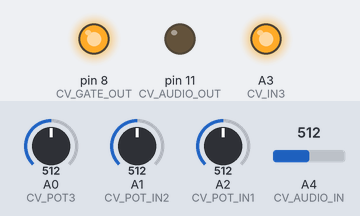
Recording of a sketch running on a simulated Arduino Uno, built with avr-gcc and run on an emulated ATmega328P. Shown: output pins drawn as LEDs (lit = HIGH). The inputs (shaded band) are chosen by the test bench; at power-on: A0 (CV_POT3) = 512, A2 (CV_POT_IN1) = 512, A1 (CV_POT_IN2) = 512, A4 (CV_AUDIO_IN) = 512. Random numbers use the default seed unless the sketch sets one.

Above: at 1.2 s.
1.3 s: A0 (CV_POT3) set to 264
2.8 s: A0 (CV_POT3) set to 242
At 3.4 s:
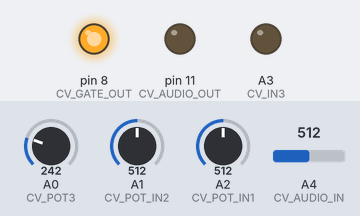
4.3 s: A2 (CV_POT_IN1) set to 739
5.8 s: A2 (CV_POT_IN1) set to 769
At 6.9 s:
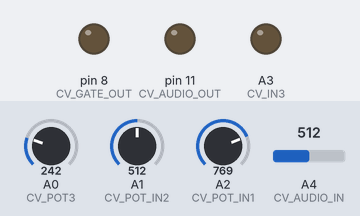
7.3 s: A1 (CV_POT_IN2) set to 330
8.8 s: A1 (CV_POT_IN2) set to 311
At 9.2 s:
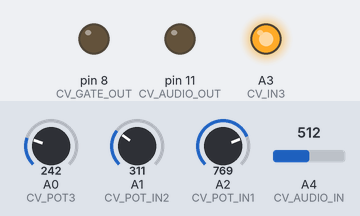
Timing chart, 0 to 11.3 s (numbered marks = the images above; inputs shaded):
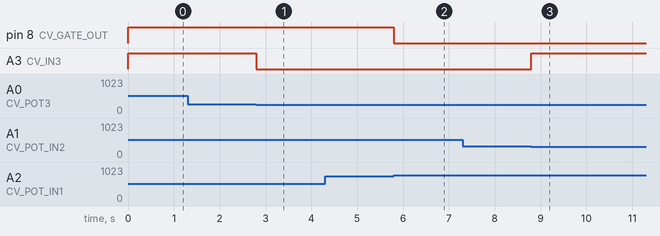

The sketch:

theory.ino
```cpp
// (licence header left out)
/// THEORY
///
/// Theory is meant to run on the AE Modular GRAINS, but it could be adapted
/// to any Arduino.  Theory was written by Sean Luke [sean@cs.gmu.edu]
///
/// SET GRAINS TO GRAINS MODE.  (If you want MOZZI mode, change CV_AUDIO_OUT to 9)
///
/// Theory is allows you to output digital outputs based on the mathematical expressions
/// of various real-valued inputs.  The basic configuration has three binary outputs
/// called A, B, and C, which are computed based on real-valued inputs called
/// W, X, Y, and Z.  The four inputs range from 0.0 at 0V to 1.0 at 5V.  You code
/// the expressions below.  You can make any expression you like, and use any
/// floating-point operation avaiable to the Arduino.  Note that some operations,
/// like sin and pow, are SLOW.  We might speed it up a bit with a provided function
/// like here:  https://forum.arduino.cc/t/a-faster-sin-lookup-function/69173/6
///
/// FIVE-INPUT OPTION.  Instead of three expressions of four inputs, you can also set
/// up Theory to have two expressions (A and B) of five inputs (W, X, Y, Z, and C,
/// now repurposed as real-valued input).
///
/// SIX-INPUT OPTION.  You can also do a single expression (A) of five real-valued inputs
/// (W, X, Y, Z, C) plus one input (B) which is digital (0 or 1).
///
///
/// CONFIGURATION
///
/// IN 1            CV for X
/// IN 2            CV for Y
/// IN 3            C
/// AUDIO IN (A)    W
/// AUDIO OUT       A
/// DIGITAL OUT (D) B
///
/// POT 1           X
/// POT 2           Y
/// POT 3           Z
///
///
/// NOTE. I have not tested Audio In (A) as a valid input -- W in our case.  It should
/// be fine, as we're doing slow stuff, but it does get put through a low-pass
/// audio-rate filter.  Would appreciate bug reports.
///
///
/// GRAINS BUG
///
/// There is a bug in GRAINS that affects Pots (Dials) 1 and 2.  If you set the
/// switch to "Man", then the range of the Pot is correct.  But if you set the switch
/// to "In 1" (or "In 2"), then the range of the Dial is maximum (1.0 or 5V for
/// our purposes) at about the 2 o'clock position on the Dial.  Beyond that it stays at 1.0
///
///
/// STANDARD CONFIGURATION

/// You define the three expressions by replacing these three lines:

#define A(w,x,y,z)                                                      \
    x + y + z < z             /// <--- Replace this line as an expression of w, x, y, and/or z

#define B(w,x,y,z,A)                                                    \
    abs(x - z) < y            /// <--- Replace this line as an expression of w, x, y, z, and/or A, where A is the [0=false or 1=true] output of A(...)

#define C(w,x,y,z,A,B)                                                  \
    x * y < z                 /// <--- Replace this line as an expression of w, x, y, z, and/or A and B, where A and B are the [0=false or 1=true] output of A(...) and B(...)


/// 5-INPUT ALTERNATIVE CONFIGURATION
/// Alternatively, if you uncomment these expressions, you can have two expressions
/// (outputted at A and B) on FIVE inputs (w, x, y, z, and c), where c is now an INPUT.
/// You don't need to comment out the earlier #define expressions.

// #define AA(w,x,y,z,c) \
//      w + x + y + z < c

// #define BB(w,x,y,z,c,aa) \
//      w * x * y * z * aa < c


/// 6-INPUT ALTERNATIVE CONFIGURATION
/// Alternatively, if you uncomment this expression, you can have one expression
/// (outputted at A) on SIX inputs (w, x, y, z, and c, b), where c is now an INPUT,
/// and b is now a DIGITAL INPUT (0 or 1 only).
/// You don't need to comment out the earlier #define expressions.

// #define AAA(w,x,y,z,c,b) \
sin(w) + cos(x) + y + z < c * b

/// NOTE: If nothing is plugged into B, then it will register a 1.


//////// USEFUL MATH FUNCTIONS AND DEFINES
#include <math.h>

/// Arduino math functions you could use include:
/// + - * / % abs(n), max(n,m) min(m,n), pow(n,m) [which is n^m], sq(n) [which is n * n], sqrt(n), cos(n), sin(n), tan(n)
///
/// You can also use the following constants:
///
/// INFINITY    positive infinity
/// M_E                 E
/// M_PI                Pi
/// HALF_PI             1/2 * Pi
/// M_PI_2              also 1/2 * Pi
/// M_PI_4              1/4 * Pi
/// M_1_PI              1/Pi
/// M_2_PI              2/Pi
/// TWO_PI              2 * Pi
/// M_SQRT2             sqrt(2)
/// M_SQRT1_2   1/sqrt(2)
/// M_2_SQRTPI  2/sqrt(pi)
/// M_LOG2E             log_2(E)
/// M_LOG10E    log_10(E)
/// M_LN2               log_e(2)
/// M_LN10              log_e(10)
/// DEG_TO_RAD  (2 * Pi) / 360
/// RAD_TO_DEG  360 / (2 * Pi)
/// NAN                 not a number -- likely not so useful for you.  You can test to see if x is NAN with (x != x).

/// Also I am providing frand(), which returns a random value between 0.0 and 1.0 not including 1.0
/// Additionally, frand1(), which returns a random value between 0.0 and 1.0 INCLUDING BOTH 0.0 and 1.0

float frand() { return random(16777216) / ((float)(1 << 24)); }

float frand1()
    {
    int v = random(16777217);
    if (v == 16777216) return 1.0;
    else return v / ((float)(1 << 24));
    }

/// Example:
/// #define A(w,x,y,z) \
///            x + y + frand() * z
///

/// Also I am providing some macros on floating-point numbers which treat them as if
/// they were logical values.  0 is any value < 0.5 and 1 is any value >= 0.5.
///
/// Example:
/// #define A(w,x,y,z) \
///            OR(AND(x,y), AND(w,z + 0.3))
///

#define PUSH(x) (x < 0.5)         // you can ignore this one
#define NOT(x) (1 - PUSH(x))
#define INV(x) (NOT(x))                         // Same thing as NOT
#define AND(x,y) (PUSH(x) * PUSH(y))
#define NAND(x,y) (1 - AND(x,y))
#define OR(x,y) (max(PUSH(x), PUSH(y)))
#define NOR(x,y) (1 - OR(x,y))
#define EQL(x,y) (PUSH(x) == PUSH(y))   // "Logically" Equal
#define XOR(x,y) (1 - EQL(x,y))


////////// PINOUTS

#define CV_POT_IN1    A2    // X
#define CV_POT_IN2    A1    // Y
#define CV_POT3       A0    // Z
#define CV_IN3        A3    // C
#define CV_AUDIO_IN   A4    // W
#define CV_AUDIO_OUT  11    // A
#define CV_GATE_OUT   8     // B

#define RANDOM_PIN              A5

void setup()
    {
    randomSeed(analogRead(RANDOM_PIN));

#if defined(AAA)
    pinMode(CV_AUDIO_OUT, OUTPUT);
    pinMode(CV_GATE_OUT, INPUT_PULLUP);
#elif defined(AA)
    pinMode(CV_AUDIO_OUT, OUTPUT);
    pinMode(CV_GATE_OUT, OUTPUT);
#else
    pinMode(CV_AUDIO_OUT, OUTPUT);
    pinMode(CV_GATE_OUT, OUTPUT);
    pinMode(CV_IN3, OUTPUT);
#endif
//    Serial.begin(9600);
    }


/// FIXME: smooth the analogReads?


void loop()
    {
// this throwaway is advisable because Analog In has high impedance,
// and so sometimes it can't charge the capacitors fast enough in the ADC.
// As a result, the PREVIOUS analogRead() may bleed into this one.
// The throwaway blocks the bleed in most cases.  We might need two throwaways.
    analogRead(CV_AUDIO_IN);
    analogRead(CV_AUDIO_IN);
    float w = analogRead(CV_AUDIO_IN) * 0.0009775171;   // that is, / 1023
    analogRead(CV_POT_IN1);
    float x = analogRead(CV_POT_IN1) * 0.0009775171;   // that is, / 1023
    analogRead(CV_POT_IN2);
    float y = analogRead(CV_POT_IN2) * 0.0009775171;   // that is, / 1023
    analogRead(CV_POT3);
    float z = analogRead(CV_POT3) * 0.0009775171;   // that is, / 1023

#if defined(AAA)
    analogRead(CV_IN3);
    float c = analogRead(CV_IN3) * 0.0009775171;   // that is, / 1023
    float b = digitalRead(CV_GATE_OUT);
    uint8_t a = AAA(w,x,y,z,c,b);

    digitalWrite(CV_AUDIO_OUT, a);
#elif defined(AA)
    analogRead(CV_IN3);
    float c = analogRead(CV_IN3) * 0.0009775171;   // that is, / 1023
    uint8_t a = AA(w,x,y,z,c);
    uint8_t b = BB(w,x,y,z,c,a);

    digitalWrite(CV_AUDIO_OUT, a);
    digitalWrite(CV_GATE_OUT, b);
#else
    uint8_t a = A(wq,x,y,z);
    uint8_t b = B(w,x,y,z,a);
    uint8_t c = C(w,x,y,z,a,b);

    digitalWrite(CV_AUDIO_OUT, a);
    digitalWrite(CV_GATE_OUT, b);
    digitalWrite(CV_IN3, c);
#endif
    }
```

Measured:
- the behaviour switches between 257 and 256 on A0 (CV_POT3) (found by bisection; images 0 and 1)
- the behaviour switches between 753 and 754 on A2 (CV_POT_IN1) (found by bisection; images 1 and 2)
- the behaviour switches between 322 and 321 on A1 (CV_POT_IN2) (found by bisection; images 2 and 3)
- after the input at 1.3 s, every drawn part: stays the same
- after the input at 2.8 s, A3 (CV_IN3): HIGH → LOW at once
- after the input at 4.3 s, every drawn part: stays the same
- after the input at 5.8 s, pin 8 (CV_GATE_OUT): HIGH → LOW at once
- after the input at 7.3 s, every drawn part: stays the same
- after the input at 8.8 s, A3 (CV_IN3): LOW → HIGH at once
